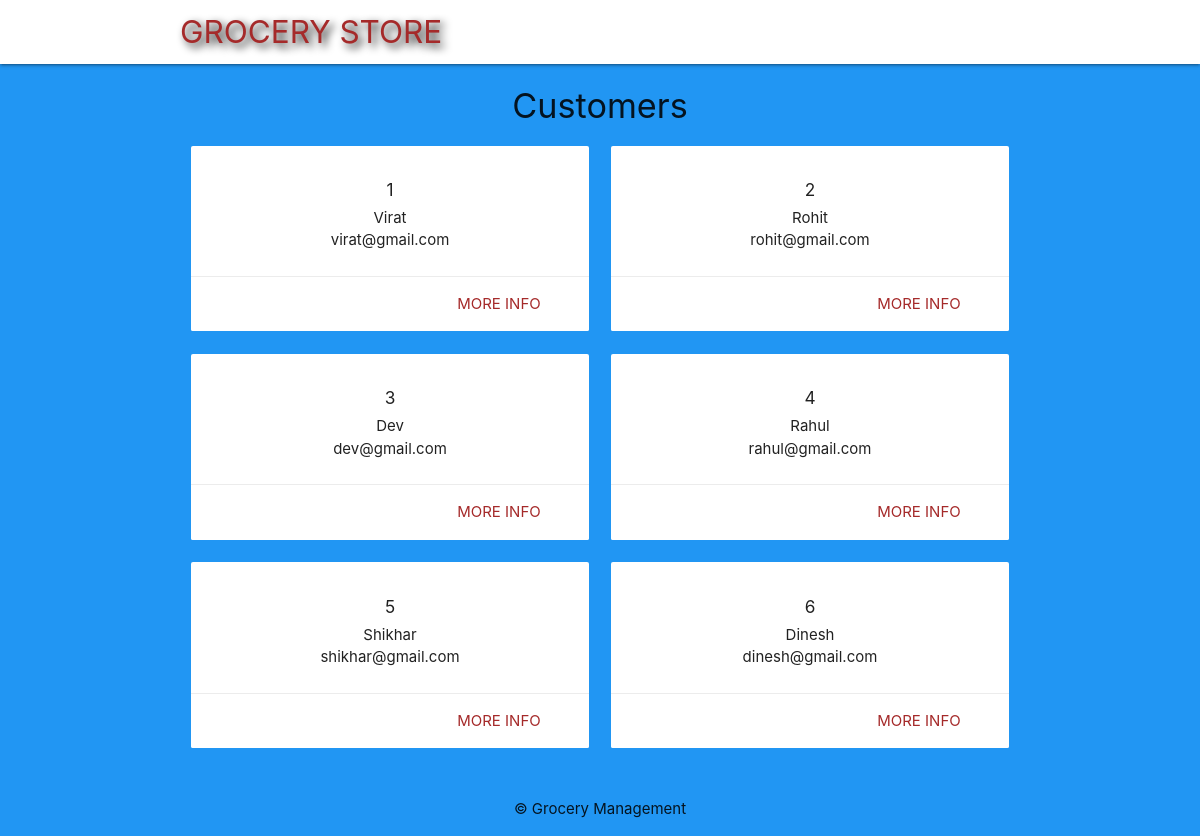
Screenshot of /c_index.php with the database file from the repository.
### tables this page shows
CREATE TABLE `customer` (
  `customer_id` int(4) NOT NULL,
  `name` varchar(255) NOT NULL,
  `email` varchar(255) NOT NULL,
  `phone_no` bigint(10) NOT NULL,
  `zipcode` int(6) NOT NULL
);

### c_index.php (the view, shortened to what this page needs)
<?php
	include('config/db_connect_admin.php');
	$c_sql = 'SELECT customer_id, name, email  FROM customer ORDER BY customer_id';
	$c_result = mysqli_query($connect, $c_sql);
	$customer = mysqli_fetch_all($c_result, MYSQLI_ASSOC);
?>
<!DOCTYPE html>
<html>
	<?php include('templates/header.php'); ?>
	<h4 class="center darkred-text">Customers</h4>
	<div class="container">
		<div class="row">
			<?php foreach ($customer as $cust): ?>
				<div class="col s6 md3">
					<div class="card z-depth-0">
						<div class="card-content center">
							<h6><?php echo htmlspecialchars($cust['customer_id']); ?></h6>
							<div><?php echo htmlspecialchars($cust['name']); ?></div>
							<div><?php echo htmlspecialchars($cust['email']); ?></div>
						</div>
						<div class="card-action right-align">
							<a class="brand-text" href="c_details.php?id=<?php echo $cust['customer_id']?>">more info</a>
						</div>
					</div>
				</div>
			<?php endforeach; ?>
		</div>
	</div>
	<?php include('templates/footer.php'); ?>
</html>

### templates/header.php (style rules this page uses)
.brand-text { color: #A52A2A !important; }

### rows the page displays
customer: customer_id "1", name "Virat", email "virat@gmail.com"
customer: customer_id "2", name "Rohit", email "rohit@gmail.com"
customer: customer_id "3", name "Dev", email "dev@gmail.com"
customer: customer_id "4", name "Rahul", email "rahul@gmail.com"
customer: customer_id "5", name "Shikhar", email "shikhar@gmail.com"
customer: customer_id "6", name "Dinesh", email "dinesh@gmail.com"
